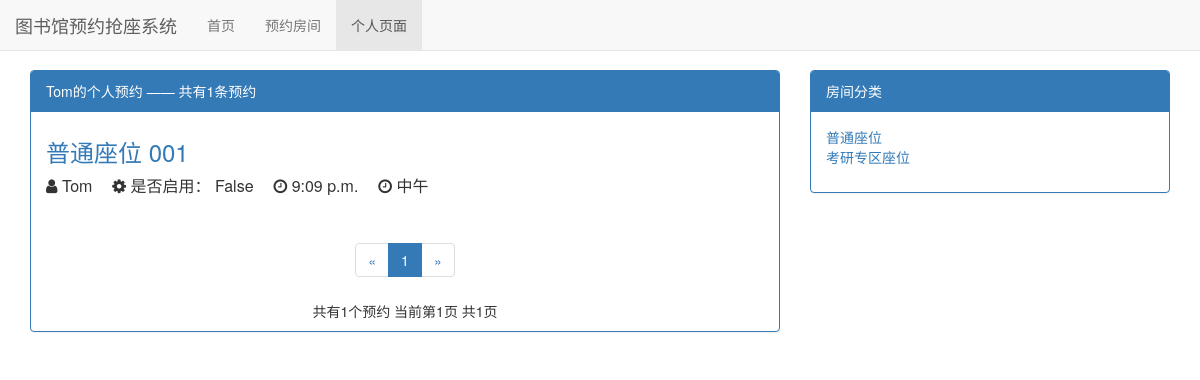
The page /room/person/ (signed in) on the database its author committed.
### room/models.py (models this page shows)
class Room(models.Model):
    on_off = models.BooleanField(default = False) # 是否启用预约
    room_user = models.ForeignKey(User, on_delete = DO_NOTHING) # 用户
    user_id = models.CharField(max_length = 15) # 用户学号
    user_passwd = models.CharField(max_length = 15) # 用户密码
    room_name = models.CharField(max_length = 15) # 房间号
    room_type = models.ForeignKey(RoomType, on_delete = models.DO_NOTHING) # 房间类型外键
    start_time = models.TimeField() # 开始时间
    end_time = models.TimeField() # 结束时间
    members = models.TextField(default = 'None') # 研修室成员

class RoomType(models.Model):
    type_name = models.CharField(max_length = 15)
    def __str__(self) -> str:
        return self.type_name # 管理员界面显示分类名称

### room/views.py (the view)
# urls.py: path('person/', views.my_page, name = 'my_page'),
def my_page(request):
    if request.user.username != '': # 如果登录成功
        all_rooms = Room.objects.filter(room_user = request.user) # 获取全部房间信息
        context = divid_room_pages(request, all_rooms)
        context['username'] = request.user.username
        context['user'] = request.user # 登录验证
    else:
        all_rooms = Room.objects.filter(room_user = 8) # 获取全部房间信息
        context = divid_room_pages(request, all_rooms)
        context['username'] = ''
        context['user'] = request.user # 登录验证
    return render(request, 'personal_page.html', context)

### room/templates/personal_page.html (shortened to what this page needs)
{% extends 'room_list.html' %}
{% block nav_room_active %}
{% endblock %}
{% block nav_person_active %}
    active
{% endblock %}
{% block panel_list_title %}
    {% if username == '' %}
        登录以查看预约信息
    {% else %}
        {{ username }}的个人预约
    {% endif %}
{% endblock %}
{% block panel_list_body %}
    {% if user.is_authenticated %}
        {% for room in rooms %}
            <div class="room">
                <a href="{% url 'room_detail' room.pk %}">
                    <h3>{{ room.room_type }}  {{ room.room_name }}</h3>
                </a>
            </div>
            <p class="room-author">
                <i class="fa fa-user fa-1x"></i>
                {{ room.room_user }}
            </p>
            <p class="room-author">
                <i class="fa fa-cog fa-spin fa-1x"></i>
                是否启用：
                {% if room.on_off %}
                    <span style="color: red;">{{ room.on_off }}</span>
                {% else %}
                    {{ room.on_off }}
                {% endif %}
            </p>
            <p class="room-author">
                <i class="fa fa-clock-o fa-1x"></i>
                {{ room.start_time }}
            </p>
            <p class="room-author">
                <i class="fa fa-clock-o fa-1x"></i>
                {{ room.end_time }}
            </p>
            {% empty %}
            <p>--暂无预约，敬请期待--</p>
        {% endfor %}
    {% endif %}
{% endblock %}

### room/templates/room_list.html (shortened to what this page needs)
{% extends 'base.html' %}
{% load static %}
{% block header_extends %}
    <link rel="stylesheet" href="{% static 'css/room.css' %}">
    <link href="http://cdn.bootcss.com/font-awesome/4.6.3/css/font-awesome.min.css" rel="stylesheet">
{% endblock %}
{% block nav_home_active %}
{% endblock %}
{% block content %}
    <div class="container">
        <div class="row">
            <div class="col-xs-12 col-sm-9 col-md-8">
                <div class="panel panel-primary">
                    {% block panel_block %}
                        <div class="panel-heading">{% block panel_list_title %}所有房间{% endblock %} —— 共有{{ rooms.paginator.count }}条预约</div>
                        <div class="panel-body">
                            {% block panel_list_body %}{% endblock %}
                        </div>
                        <div class="paginator" aria-label="Page navigation">
                            <ul class="pagination">
                            <li>
                                    {% if rooms.has_previous %}
                                        <a href="?page={{ rooms.previous_page_number }}" aria-label="Previous">
                                            <span aria-hidden="true">&laquo;</span>
                                        </a>
                                    {% else %}
                                        <span aria-hidden="true">&laquo;</span>
                                    {% endif %}
                            </li>
                            {% for page_num in page_range %}
                                {% if page_num == rooms.number %}
                                    <li class="active"><a href="?page={{ page_num }}">{{ page_num }}</a></li>
                                {% else %}
                                    {% if page_num == '...' %}
                                        <li><span>{{ page_num }}</span></li>
                                    {% else %}
                                        <li><a href="?page={{ page_num }}">{{ page_num }}</a></li>
                                    {% endif %}
                                {% endif %}
                            {% endfor %}
                            <li>
                                    {% if rooms.has_next %}
                                        <a href="?page={{ rooms.next_page_number }}" aria-label="Next">
                                            <span aria-hidden="true">&raquo;</span>
                                        </a>
                                    {% else %}
                                        <span aria-hidden="true">&raquo;</span>
                                    {% endif %}
                            </li>
                            </ul>
                            <p>
                                共有{{ rooms.paginator.count }}个预约
                                当前第{{ rooms.number }}页
                                共{{ rooms.paginator.num_pages }}页
                            </p>
                        </div>
                    {% endblock %}
                </div>
            </div>
            <div class="hidden-xs col-sm-3 col-md-4">
                <div class="panel panel-primary">
                    <div class="panel-heading">房间分类</div>
                    <div class="panel-body">
                        <ul class="room-types">
                            {% for room_type in room_types %}
                                <li>
                                    <a href="{% url 'room_type_list' room_type.pk %}">
                                        {{ room_type.type_name }}
                                    </a>
                                </li>
                                {% empty %}
                                    <li>没有分类</li>
                            {% endfor %}
                        </ul>
                    </div>
                </div>
            </div>
        </div>
    </div>
{% endblock %}

### static/css/base.css (style rules this page uses)
* { margin: 0; padding: 0; }
body { margin-top: 70px!important; }

### room/static/css/room.css (style rules this page uses)
ul.room-types { list-style-type: none; font-size: 14px; }
div.room h3 { margin-top: 0.5em; }
p.room-author { display: inline-block; font-size: 16px; margin-right: 1em; }
div.paginator { text-align: center; }

### rows shown on the page
Room: room_type "普通座位", room_name "001", room_user "Tom", on_off "False", start_time "9:09 p.m.", end_time "中午"
RoomType: type_name "普通座位"
RoomType: type_name "考研专区座位"

### other values the page prints
{{ username }} "Tom"
{{ rooms.paginator.count }} "1"
{{ page_num }} "1"
{{ rooms.number }} "1"
{{ rooms.paginator.num_pages }} "1"
